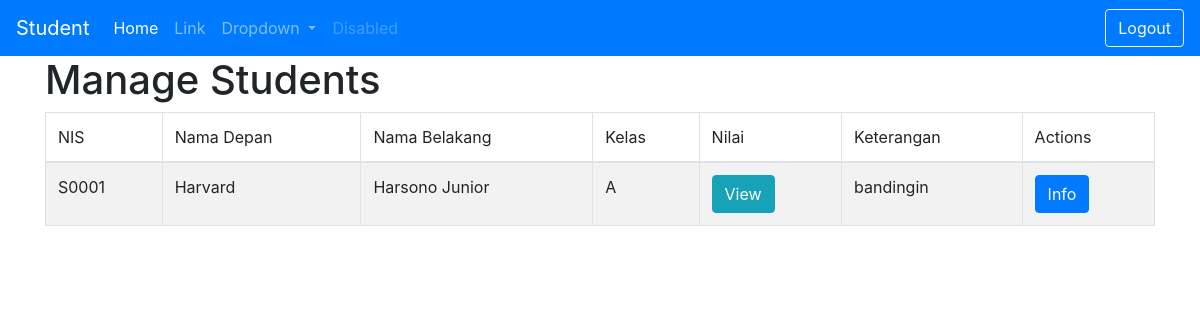
The page /index.php/main/guru on the database as committed earlier.
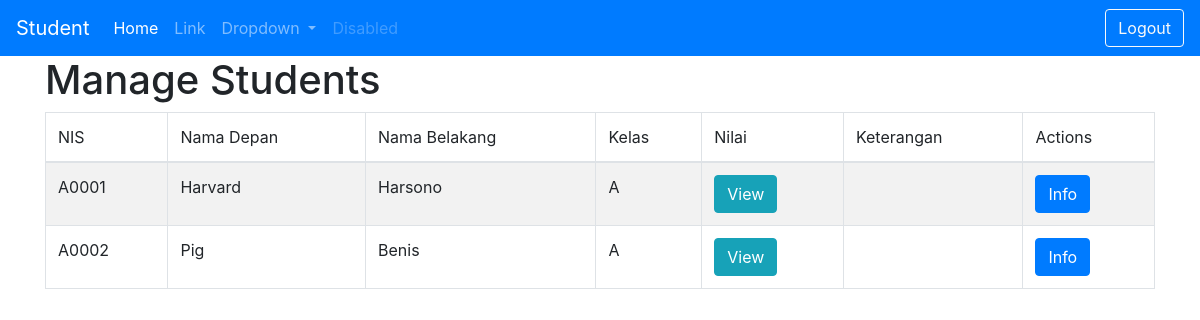
The same page on the database as committed later.
### tables this page shows
CREATE TABLE `siswa` (
  `id_siswa` varchar(255) NOT NULL,
  `user_id` varchar(10) NOT NULL,
  `id_kelas` varchar(5) NOT NULL,
  `first_name` varchar(255) NOT NULL,
  `last_name` varchar(255) DEFAULT NULL,
  `contact` varchar(255) NOT NULL,
  `address` varchar(255) NOT NULL,
  `keterangan` varchar(255) DEFAULT NULL
);

### application/controllers/Main.php (called while the page is built, shortened)
<?php
class Main extends CI_Controller
{
    public function __construct(){
        $this->load->helper('html');
        $this->load->model('data');
    }
    public function guru(){
        $data['js'] = $this->load->view('include/javascript.php', NULL, TRUE);
        $data['css'] = $this->load->view('include/css.php', NULL, TRUE);
        $data['nav'] = $this->load->view('include/navbar.php', NULL, TRUE);
        $data['siswa'] = $this->data->get_data();
        $this->load->view('pages/guru.php', $data);
    }
}

### index.php (called while the page is built, shortened)
<?php
require_once BASEPATH.'core/CodeIgniter.php';

### application/models/Data.php (called while the page is built, shortened)
<?php
class Data extends CI_Model
{
  public function get_data(){
    $query = $this->db->query("SELECT * FROM siswa NATURAL JOIN credentials");
    return $query->result_array();
  }
}

### application/views/pages/guru.php (the view, shortened to what this page needs)
<!DOCTYPE HTML>
<html>
<head>
  <?= $css?>
</head>
<body>
<?= $nav?>
  <div class="container">
    <h1>Manage Students</h1>
    <div class="table-responsive">
      <table id="students" class="table table-striped table-bordered">
        <thead>
          <tr>
            <td>NIS</td>
            <td>Nama Depan</td>
            <td>Nama Belakang</td>
            <td>Kelas</td>
            <td>Nilai</td>
            <td>Keterangan</td>
            <td>Actions</td>
          </tr>
        </thead>
        <?php
        foreach ($siswa as $row) { ?>
          <tr>
            <td><?php echo $row['id_siswa']; ?></td>
            <td><?php echo $row['first_name']; ?></td>
            <td><?php echo $row['last_name']; ?></td>
            <td><?php echo $row['id_kelas']; ?></td>
            <td><?php echo "<a href='nilai_siswa' class='btn btn-info'>View</a>";?></td>
            <td><?php echo $row['keterangan']; ?></td>
            <td>
              <?php
              echo "<a href='info_siswa' class='btn btn-primary'>Info</a>";
              ?>
            </td>
          </tr>
        <?php } ?>
      </table>
    </div>
  </div>
</body>
</html>

Rows that differ between the two databases and show on the page:
removed siswa: id_siswa "S0001", first_name "Harvard", last_name "Harsono Junior", id_kelas "A", keterangan "bandingin"
added siswa: id_siswa "A0001", first_name "Harvard", last_name "Harsono", id_kelas "A"
added siswa: id_siswa "A0002", first_name "Pig", last_name "Benis", id_kelas "A"
